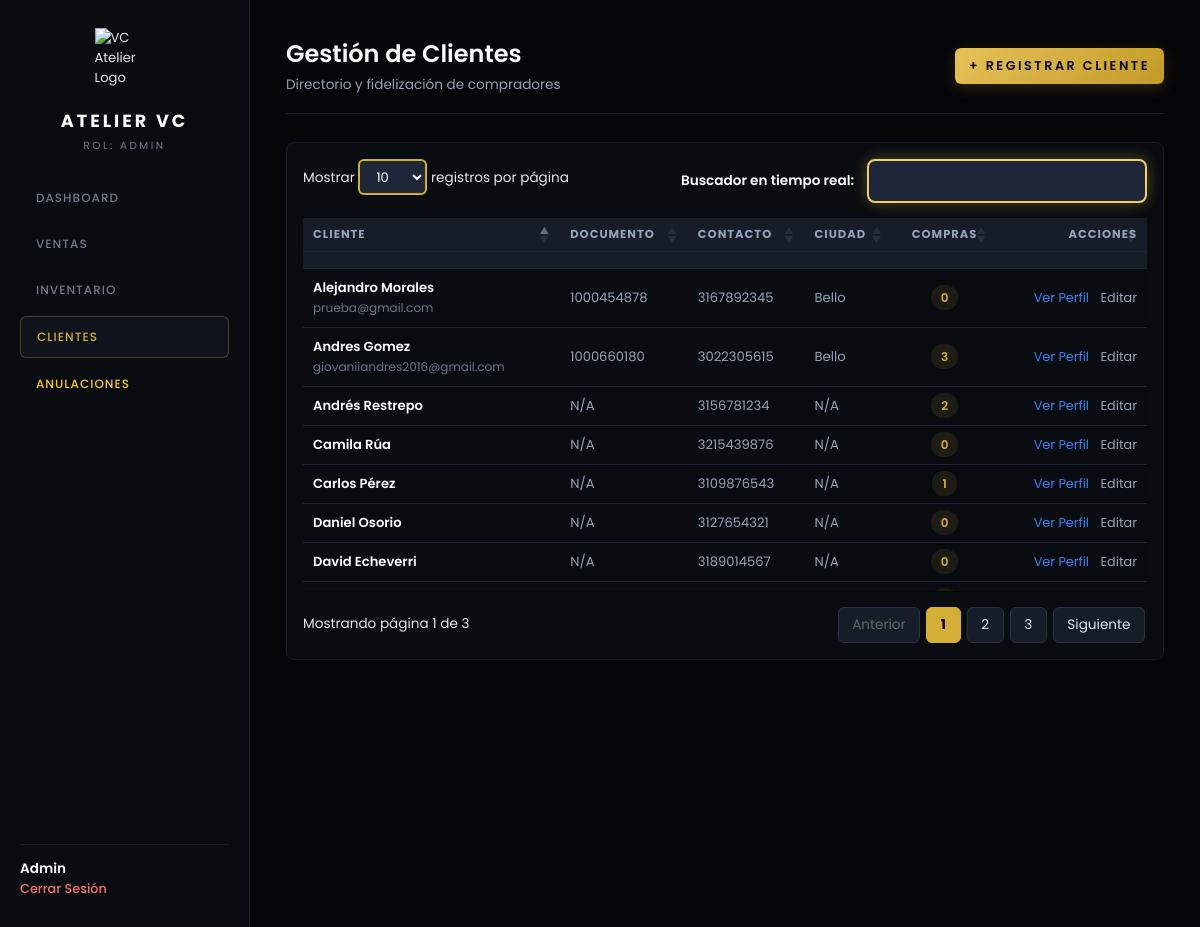
Screenshot of /clientes (signed in) with the database file from the repository.
### config/models.py (models this page shows)
class Cliente(Base):
    __tablename__ = "clientes"
    id = Column(Integer, primary_key=True, index=True)
    nombre = Column(String(100), nullable=False)
    documento = Column(String(20), unique=True, nullable=True)
    telefono = Column(String(20), nullable=True)
    email = Column(String(100), nullable=True)
    ciudad = Column(String(50), nullable=True)
    direccion = Column(String(150), nullable=True)
    notas = Column(Text, nullable=True)
    creado_en = Column(DateTime, default=datetime.utcnow)
    ventas = relationship("Venta", back_populates="cliente")

### main.py (the view)
@app.get("/clientes", response_class=HTMLResponse)
async def listar_clientes(request: Request, q: Optional[str] = None, db: Session = Depends(get_db)):
    user = get_current_user(request)
    if not user:
        return RedirectResponse(url="/login", status_code=status.HTTP_303_SEE_OTHER)
    query = db.query(Cliente)
    if q and q.strip():
        search_term = f"%{q.strip()}%"
        query = query.filter(
            or_(
                Cliente.nombre.ilike(search_term),
                Cliente.documento.ilike(search_term),
                Cliente.telefono.ilike(search_term)
            )
        )
    clientes_raw = query.order_by(Cliente.nombre.asc()).all()
    clientes = []
    for c in clientes_raw:
        total_compras = db.query(Venta).filter(Venta.cliente_id == c.id).count()
        clientes.append({
            "id": c.id,
            "nombre": c.nombre,
            "documento": c.documento,
            "telefono": c.telefono,
            "email": c.email,
            "ciudad": c.ciudad,
            "total_compras": total_compras
        })
    return templates.TemplateResponse(
        request=request,
        name="clientes.html",
        context={
            "user": user,
            "clientes": clientes,
            "busqueda": q,
            "active_page": "clientes"
        }
    )

### templates/clientes.html (shortened to what this page needs)
{% extends "base.html" %}
{% block extra_head %}
<link rel="stylesheet" href="https://cdn.datatables.net/1.13.6/css/jquery.dataTables.min.css">
{% endblock %}
{% block content %}
<div class="page-header">
    <div>
        <h2 style="color: #FFFFFF; font-weight: 600; font-size: 1.5rem;">Gestión de Clientes</h2>
        <p style="color: #94A3B8; font-size: 0.85rem; margin-top: 4px;">Directorio y fidelización de compradores</p>
    </div>
    <div>
        <a href="/clientes/nuevo" class="btn-gold" style="text-decoration: none; padding: 0 18px; height: 38px; display: inline-flex; align-items: center; justify-content: center; text-align: center; border-radius: 6px; font-weight: 600; font-size: 0.85rem;">
            + Registrar Cliente
        </a>
    </div>
</div>
<div style="background-color: #11151C; border: 1px solid #1E2638; border-radius: 8px; padding: 16px;">
    <table id="tablaClientes" class="display" style="width: 100%; color: #E2E8F0; font-size: 0.85rem;">
        <thead>
            <tr style="background-color: #171D28; border-bottom: 1px solid #1E2638; color: #94A3B8; text-transform: uppercase; font-size: 0.7rem; letter-spacing: 1px;">
                <th style="padding: 14px;">Cliente</th>
                <th style="padding: 14px;">Documento</th>
                <th style="padding: 14px;">Contacto</th>
                <th style="padding: 14px;">Ciudad</th>
                <th style="padding: 14px; text-align: center;">Compras</th>
                <th style="padding: 14px; text-align: right;">Acciones</th>
            </tr>
        </thead>
        <tbody>
            {% for c in clientes %}
            <tr style="border-bottom: 1px solid #1E2638;">
                <td style="padding: 14px;">
                    <span style="font-weight: 600; color: #FFFFFF; display: block;">{{ c.nombre }}</span>
                    {% if c.email %}
                    <span style="color: #64748B; font-size: 0.75rem;">{{ c.email }}</span>
                    {% endif %}
                </td>
                <td style="padding: 14px; color: #94A3B8;">{{ c.documento or 'N/A' }}</td>
                <td style="padding: 14px; color: #94A3B8;">{{ c.telefono or 'N/A' }}</td>
                <td style="padding: 14px; color: #94A3B8;">{{ c.ciudad or 'N/A' }}</td>
                <td style="padding: 14px; text-align: center;">
                    <span style="background: rgba(212, 175, 55, 0.1); color: #D4AF37; padding: 4px 10px; border-radius: 12px; font-size: 0.75rem; font-weight: 600;">
                        {{ c.total_compras or 0 }}
                    </span>
                </td>
                <td style="padding: 14px; text-align: right;">
                    <a href="/clientes/{{ c.id }}" style="color: #3B82F6; text-decoration: none; font-size: 0.8rem; margin-right: 8px;">Ver Perfil</a>
                    <a href="/clientes/{{ c.id }}/editar" style="color: #94A3B8; text-decoration: none; font-size: 0.8rem;">Editar</a>
                </td>
            </tr>
            {% endfor %}
        </tbody>
    </table>
</div>
{% endblock %}

### static/css/style.css (style rules this page uses)
* { box-sizing: border-box; margin: 0; padding: 0; font-family: 'Poppins', -apple-system, BlinkMacSystemFont, 'Segoe UI', Roboto, sans-serif; }
body { background-color: #040507 !important; color: #E2E8F0; min-height: 100vh; -webkit-font-smoothing: antialiased; font-size: 0.82rem !important; }
.btn-gold { width: 100%; height: 38px !important; background: linear-gradient(135deg, #E5C158 0%, #C29B26 100%) !important; color: #040507 !important; font-weight: 600; font-size: 0.75rem; letter-spacing: 2.5px; border: none !important; border-radius: 6px; padding: 0 16px !important; cursor: pointer; text-transform: uppercase; transition: all 0.25s ease; text-align: center; text-decoration: none; display: inline-flex; align-items: center; justify-content: center; box-shadow: 0 4px 15px rgba(212, 175, 55, 0.2); box-sizing: border-box !important; }
.page-header { display: flex; flex-direction: column; gap: 12px; margin-bottom: 28px; border-bottom: 1px solid #161D28; padding-bottom: 18px; }
div[style*="background-color"], div[style*="background:"], section { background-color: #090C10 !important; border-color: #161D28 !important; border-radius: 8px; }
.main-content, .app-layout, body, .login-container { background-color: #040507 !important; }
table.dataTable { border-collapse: collapse !important; }
table.dataTable.no-footer { border-bottom: 1px solid #161D28 !important; }
@media (min-width: 768px) { .page-header { flex-direction: row; justify-content: space-between; align-items: center; } }

### templates/base.html (style rules this page uses)
body { font-size: 0.82rem !important; background-color: #0b0f15; color: #E2E8F0; }
table { width: 100%; border-collapse: collapse; }
table th { padding: 8px 10px !important; font-size: 0.72rem !important; color: #94A3B8 !important; text-transform: uppercase; border-bottom: 1px solid #1E2638 !important; text-align: left; }
table td { padding: 9px 10px !important; font-size: 0.82rem !important; border-bottom: 1px solid #1E2638 !important; color: #E2E8F0; }
button:not(td button), .btn-gold { height: 36px !important; padding: 0 14px !important; font-size: 0.8rem !important; font-weight: 600; border-radius: 6px !important; display: inline-flex; align-items: center; justify-content: center; cursor: pointer; }

### rows the page displays
Cliente: nombre "Alejandro Morales", email "prueba@gmail.com", documento "1000454878", telefono "3167892345", ciudad "Bello", total_compras "0"
Cliente: nombre "Andres Gomez", email "giovaniiandres2016@gmail.com", documento "1000660180", telefono "3022305615", ciudad "Bello", total_compras "3"
Cliente: nombre "Andrés Restrepo", documento "N/A", telefono "3156781234", ciudad "N/A", total_compras "2"
Cliente: nombre "Camila Rúa", documento "N/A", telefono "3215439876", ciudad "N/A", total_compras "0"
Cliente: nombre "Carlos Pérez", documento "N/A", telefono "3109876543", ciudad "N/A", total_compras "1"
Cliente: nombre "Daniel Osorio", documento "N/A", telefono "3127654321", ciudad "N/A", total_compras "0"
Cliente: nombre "David Echeverri", documento "N/A", telefono "3189014567", ciudad "N/A", total_compras "0"

### other values shown
{{ user.rol }} "ADMIN"
{{ user.nombre }} "Admin"
